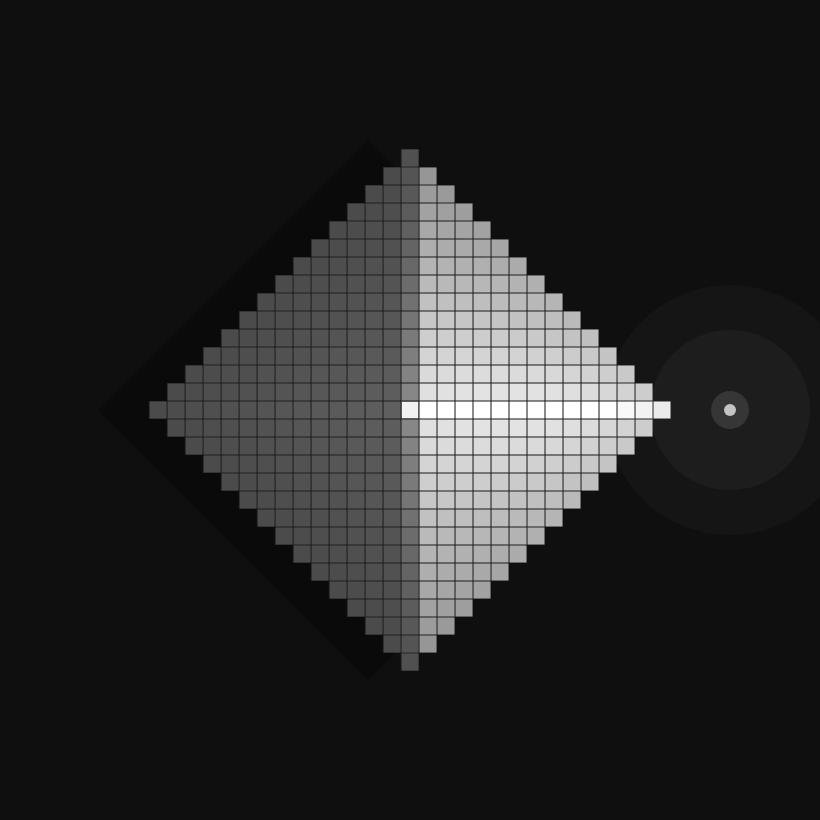
Frame 1 (no input)
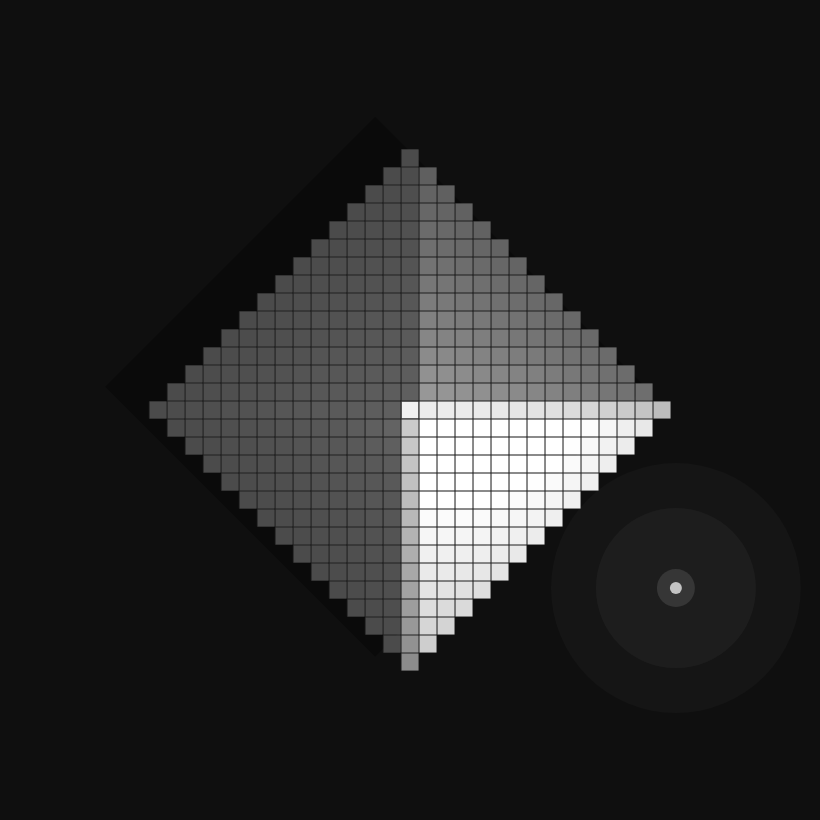
Frame 60 (no input)
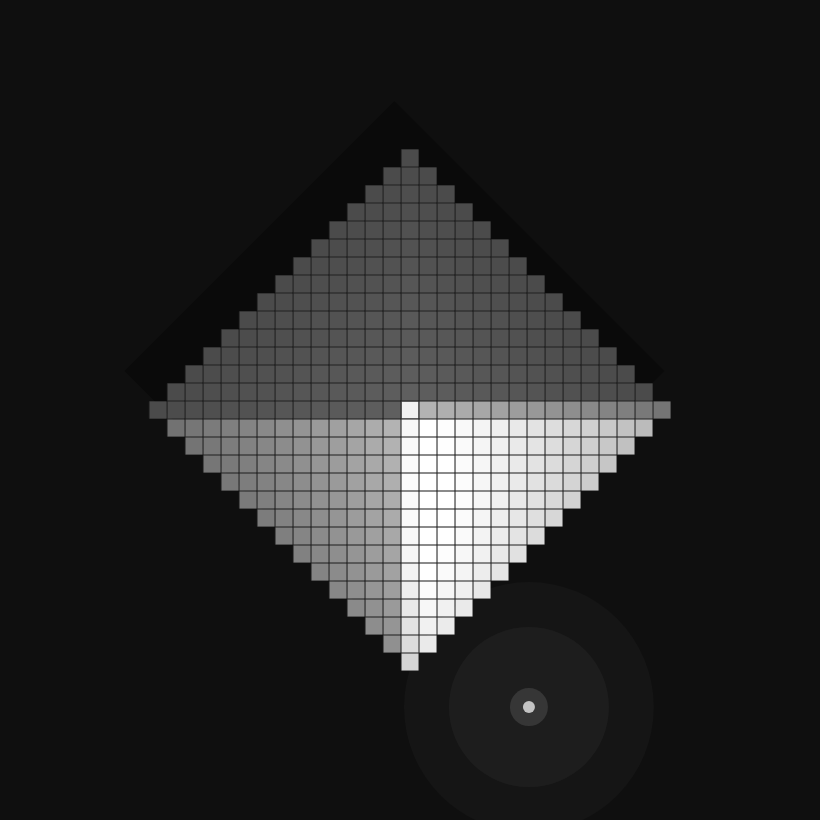
Frame 120 (the mouse pressed at the canvas centre since frame 60)

The p5.js sketch that drew these frames (run headless with seeded random() and noise() and a simulated clock; from frame 60 on, the mouse is pressed at the canvas centre):

// p5.js sketch
// ── sketch.js
let cellSize = 18;     // 小正方形大小
let pyramidRadius = 14; // 金字塔半徑（格數）
let lightAngle = 0;

function setup() {
  createCanvas(820, 820);
  rectMode(CENTER);
  noStroke();
}

function draw() {
  background(15);

  translate(width / 2, height / 2);

  // 光源位置（繞著金字塔移動）
  let lightX = cos(lightAngle) * 320;
  let lightY = sin(lightAngle) * 320;
  let lightZ = 260;

  // 畫背景淡淡的外圈光感
  drawLightGlow(lightX, lightY);

  // 先畫金字塔陰影
  drawShadow(lightX, lightY);

  // 畫由小正方形組成的金字塔
  for (let gy = -pyramidRadius; gy <= pyramidRadius; gy++) {
    for (let gx = -pyramidRadius; gx <= pyramidRadius; gx++) {

      let h = heightAt(gx, gy);

      if (h > 0) {
        let px = gx * cellSize;
        let py = gy * cellSize;

        // 讓中心更高，越外圍越低
        let z = h * 10;

        // 用鄰近高度差做簡單法線（normal）
        let hx1 = heightAt(gx + 1, gy);
        let hx0 = heightAt(gx - 1, gy);
        let hy1 = heightAt(gx, gy + 1);
        let hy0 = heightAt(gx, gy - 1);

        let nx = hx0 - hx1;
        let ny = hy0 - hy1;
        let nz = 2.2;

        let normal = createVector(nx, ny, nz).normalize();

        // 光線方向
        let lightDir = createVector(
          lightX - px,
          lightY - py,
          lightZ - z
        ).normalize();

        // 明暗
        let diffuse = normal.dot(lightDir);
        diffuse = constrain(diffuse, 0, 1);

        let ambient = 0.18;
        let brightness = ambient + diffuse * 0.82;

        let gray = map(brightness, 0, 1, 35, 255);

        // 略微讓高處更亮
        gray += map(h, 1, pyramidRadius + 1, 0, 22);
        gray = constrain(gray, 0, 255);

        // 畫小方塊
        fill(gray);
        rect(px, py, cellSize - 1, cellSize - 1);

        // 細邊線，增加格子感
        stroke(255, 22);
        strokeWeight(0.6);
        noFill();
        rect(px, py, cellSize - 1, cellSize - 1);
        noStroke();
      }
    }
  }

  // 最上層中心亮點
  fill(255, 220);
  rect(0, 0, cellSize - 2, cellSize - 2);

  // 光源可視化
  fill(255, 180);
  circle(lightX, lightY, 12);

  fill(255, 28);
  circle(lightX, lightY, 38);

  lightAngle += 0.01;
}

// 金字塔高度：用曼哈頓距離做階梯式菱形
function heightAt(gx, gy) {
  let d = abs(gx) + abs(gy);
  let h = pyramidRadius - d + 1;

  if (h < 0) {
    return 0;
  }

  return h;
}

// 陰影
function drawShadow(lightX, lightY) {
  let dir = createVector(lightX, lightY).normalize();
  let offset = p5.Vector.mult(dir, -42);

  fill(0, 80);
  noStroke();

  beginShape();
  vertex(0 + offset.x, -(pyramidRadius + 1) * cellSize + offset.y);
  vertex((pyramidRadius + 1) * cellSize + offset.x, 0 + offset.y);
  vertex(0 + offset.x, (pyramidRadius + 1) * cellSize + offset.y);
  vertex(-(pyramidRadius + 1) * cellSize + offset.x, 0 + offset.y);
  endShape(CLOSE);
}

// 背景暈光
function drawLightGlow(x, y) {
  noStroke();
  fill(255, 10);
  circle(x, y, 160);
  fill(255, 6);
  circle(x, y, 250);
}
